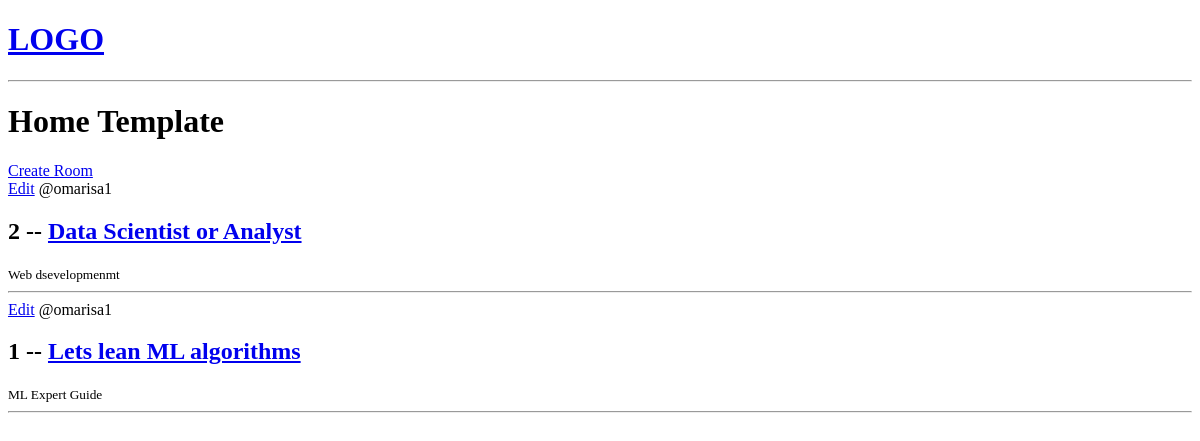
Before: / with the older database file.
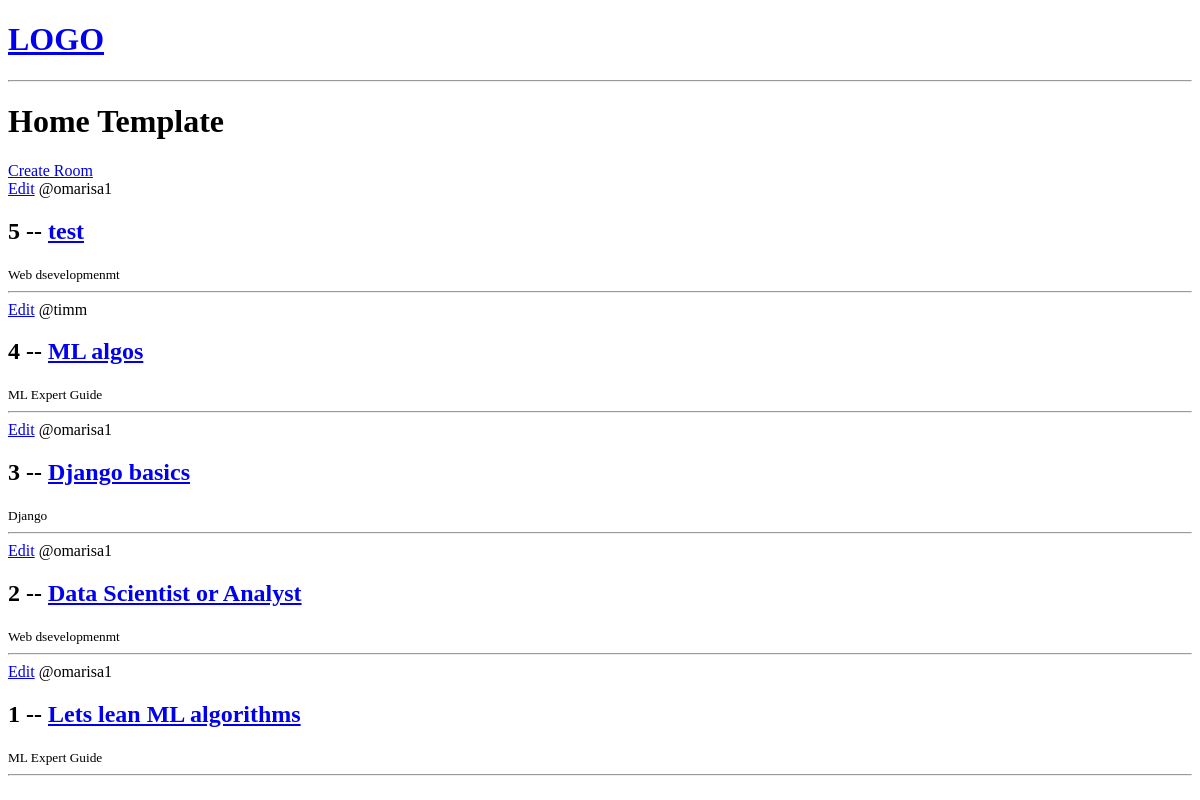
After: the same page with the newer database file.
### base/models.py (models this page shows, shortened)
class Room(models.Model):
    host = models.ForeignKey(User, on_delete = models.SET_NULL, null = True)
    topic = models.ForeignKey(Topic , on_delete = models.SET_NULL, null = True)
    name = models.CharField(max_length = 200)
    description = models.TextField(null = True, blank = True)
    updated = models.DateTimeField(auto_now = True)
    created = models.DateTimeField(auto_now_add = True)
    class Meta:
        ordering = ['-updated','-created' ]

class Topic(models.Model):
    name = models.CharField(max_length = 200)

### base/views.py (the view)
# urls.py: path('', views.home, name = 'home'),
def home(request):
    rooms = Room.objects.all()
    context = {'rooms': rooms}
    return render(request, 'base/home.html', context)

### base/templates/base/home.html
{% extends 'main.html' %}
{% block content %}
<h1>Home Template</h1>
<div>
    <a href = "{% url 'create-room' %}">Create Room </a>
    <div>
        {% for room in rooms%}
            <div>
                <a href = "{% url 'update-room' room.id %}">Edit</a>
                <span>@{{room.host.username}}</span>
                <h2>{{room.id}} -- <a href = '{% url "room" room.id %}'>{{room.name}}</a></h2>
            </div>
            <small>{{room.topic.name}}</small>
            <hr>
        {% endfor %}
    </div>
</div>
{% endblock %}

### templates/main.html (shortened to what this page needs)
<!DOCTYPE html>
<html>
<head>
</head>
<body>
    {% include 'navbar.html' %}
    {% block content %}
    {% endblock %}
</body>
</html>

### templates/navbar.html
<a href = '/'>
    <h1>LOGO</h1>
</a>
<hr>

Changed rows visible on the page:
added Room: host.username "omarisa1", id "5", name "test", topic.name "Web dsevelopmenmt"
added Room: host.username "timm", id "4", name "ML algos", topic.name "ML Expert Guide"
added Room: host.username "omarisa1", id "3", name "Django basics", topic.name "Django"
